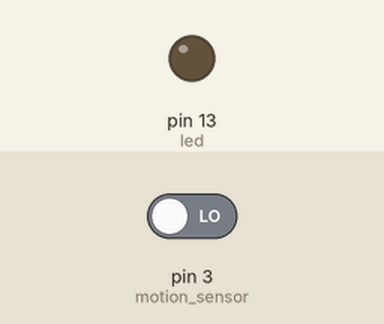
Bench run of a sketch on a simulated Arduino Uno, built with avr-gcc and run on an emulated ATmega328P. On the bench: output pins drawn as LEDs (lit = HIGH). Inputs (shaded band) come from the test bench; at power-on: pin 3 (motion_sensor) LOW.

Above: at 1.2 s.
1.3 s: pin 3 (motion_sensor) driven HIGH
At 2.5 s:
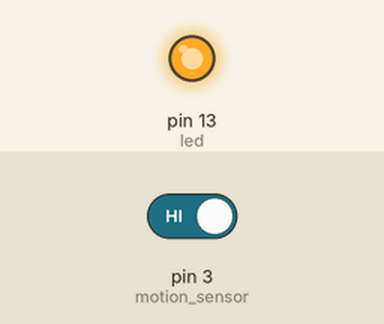
2.8 s: pin 3 (motion_sensor) driven LOW
At 3.6 s:
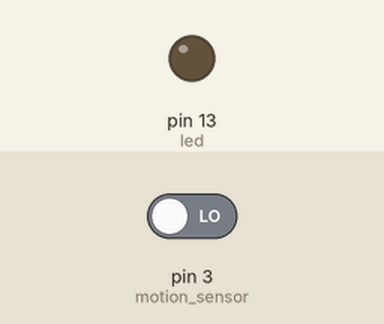
Timing chart, 0 to 5.8 s (numbered marks = the images above; inputs shaded):
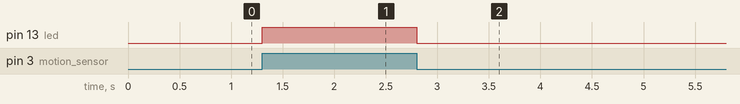

Measured:
- after the input at 1.3 s, pin 13 (led): LOW → HIGH at once
- after the input at 2.8 s, pin 13 (led): HIGH → LOW at once

The sketch:

motion_sensor.ino
```cpp
int led = 13;
int motion_sensor = 3;
void setup() {

pinMode(led,OUTPUT);
pinMode(motion_sensor,INPUT);
Serial.begin(9600);
}
void loop() {

int motion_detected = digitalRead(motion_sensor);
if (motion_detected == HIGH)
  {
  digitalWrite(led,HIGH);
  }
if (motion_detected == LOW)
  {
  digitalWrite(led,LOW);
  }
}
```
